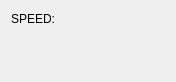
       <widget class="QWidget" name="layoutWidget">
        <property name="geometry">
         <rect>
          <x>10</x>
          <y>400</y>
          <width>176</width>
          <height>82</height>
         </rect>
        </property>
        <layout class="QVBoxLayout" name="verticalLayout">
         <item>
          <widget class="QLabel" name="label_2">
           <property name="text">
            <string>SPEED:</string>
           </property>
          </widget>
         </item>
         <item>
          <widget class="StatusAdjustmentBar" name="statusadjustmentbar">
           <property name="jograte_rate" stdset="0">
            <bool>true</bool>
           </property>
           <property name="show_toggle_button" stdset="0">
            <bool>false</bool>
           </property>
           <property name="show_setting_menu" stdset="0">
            <bool>false</bool>
           </property>
           <property name="step_rate" stdset="0">
            <number>100</number>
           </property>
          </widget>
         </item>
         <item>
          <widget class="StatusAdjustmentBar" name="statusadjustmentbar_2">
           <property name="jograte_rate" stdset="0">
            <bool>false</bool>
           </property>
           <property name="max_velocity_rate" stdset="0">
            <bool>true</bool>
           </property>
           <property name="show_toggle_button" stdset="0">
            <bool>false</bool>
           </property>
           <property name="show_setting_menu" stdset="0">
            <bool>false</bool>
           </property>
           <property name="step_rate" stdset="0">
            <number>150</number>
           </property>
          </widget>
         </item>
        </layout>
       </widget>
